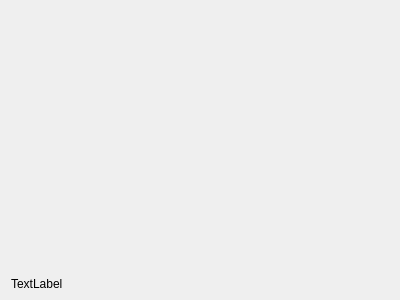
<?xml version="1.0" encoding="UTF-8"?>
<ui version="4.0">
 <class>MainWindow</class>
 <widget class="QMainWindow" name="MainWindow">
  <property name="geometry">
   <rect>
    <x>0</x>
    <y>0</y>
    <width>400</width>
    <height>300</height>
   </rect>
  </property>
  <property name="sizePolicy">
   <sizepolicy hsizetype="Fixed" vsizetype="Fixed">
    <horstretch>0</horstretch>
    <verstretch>0</verstretch>
   </sizepolicy>
  </property>
  <property name="minimumSize">
   <size>
    <width>400</width>
    <height>300</height>
   </size>
  </property>
  <property name="maximumSize">
   <size>
    <width>400</width>
    <height>300</height>
   </size>
  </property>
  <property name="windowTitle">
   <string>MainWindow</string>
  </property>
  <property name="animated">
   <bool>false</bool>
  </property>
  <widget class="QWidget" name="centralWidget">
   <widget class="QWidget" name="verticalLayoutWidget">
    <property name="geometry">
     <rect>
      <x>0</x>
      <y>0</y>
      <width>391</width>
      <height>291</height>
     </rect>
    </property>
    <layout class="QVBoxLayout" name="verticalLayout">
     <property name="bottomMargin">
      <number>0</number>
     </property>
     <item>
      <widget class="QStackedWidget" name="stackedWidget">
       <property name="frameShadow">
        <enum>QFrame::Plain</enum>
       </property>
       <property name="currentIndex">
        <number>-1</number>
       </property>
      </widget>
     </item>
     <item>
      <widget class="QLabel" name="lblId">
       <property name="text">
        <string>TextLabel</string>
       </property>
      </widget>
     </item>
    </layout>
   </widget>
  </widget>
 </widget>
 <layoutdefault spacing="6" margin="11"/>
 <resources/>
 <connections/>
</ui>
